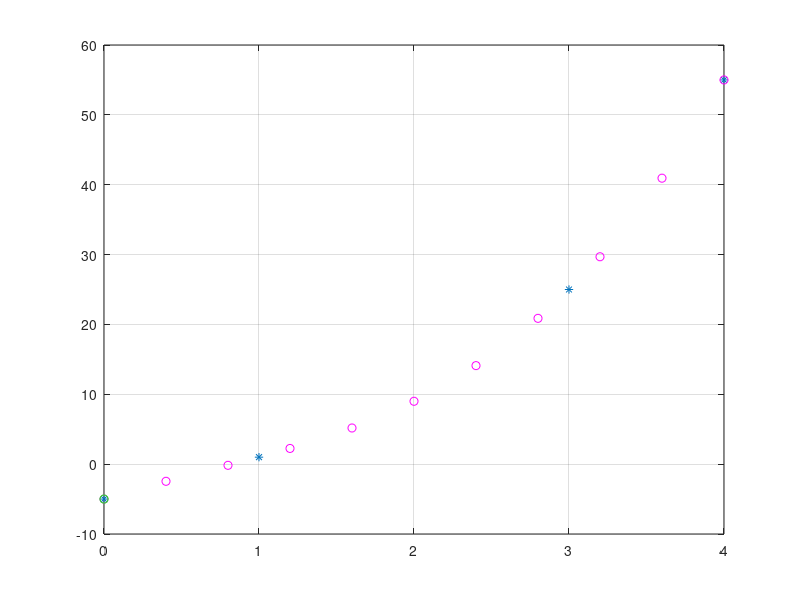

Here is the MATLAB script that generated this plot:
function exercicio_interp_dif_newton
  clear
  clc

  x = [0 1 3 4];
  y = [-5 1 25 55];
  n = length(x);

  % gráfico --------------
  h = (max(x) - min(x))/10; % divide pelo número de intervalos
  x1 = [min(x):h:max(x)];
  n1 = length(x1);
  % ----------------------

  a(:,1) = y;

  for j=2:n
    for i=j:n
      a(i,j) = (a(i,j-1) - a(i-1,j-1))/ (x(i) - x(i-j+1));
    endfor
  end
  a
  xx = 0;
  px = poli(x, n, a, xx)

  for i=1:n1
    p1(i) = poli(x,n,a,x1(i));
  endfor

  p1

  plot(x, y, '*')
  grid
  hold on
  plot(x1, p1, 'mo')
  hold on
  plot(xx, px, 'go')

end

function p = poli(x, n, a, xx)
  p=0;
  for i=1:n
    m=1;
    for j=1:i-1
      m = m*(xx-x(j));
    endfor
    p = p+a(i,i)*m;
  end
end
